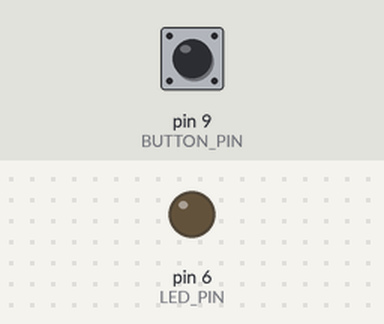
This sketch was run on a simulated Arduino Uno, built with avr-gcc and run on an emulated ATmega328P. Shown: output pins drawn as LEDs (lit = HIGH). The test bench sets the inputs (shaded band); at power-on: pin 9 (BUTTON_PIN) LOW.

Above: at 1.2 s.
1.3 s: pin 9 (BUTTON_PIN) pulled HIGH for 0.15 s
At 2.3 s:
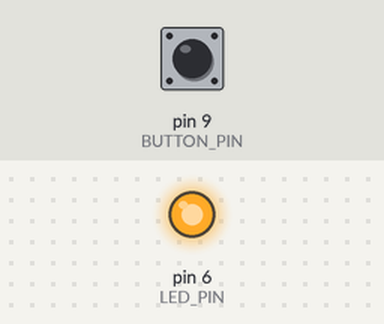
4.4 s: pin 9 (BUTTON_PIN) pulled HIGH for 1 s
At 8.1 s:
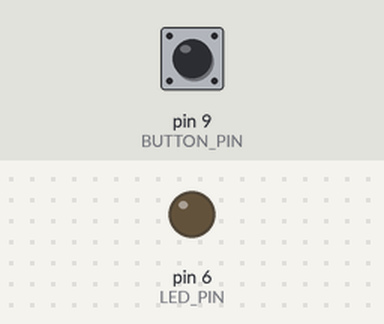
8.4 s: pin 9 (BUTTON_PIN) pulled HIGH for 3.2 s
At 9.6 s:
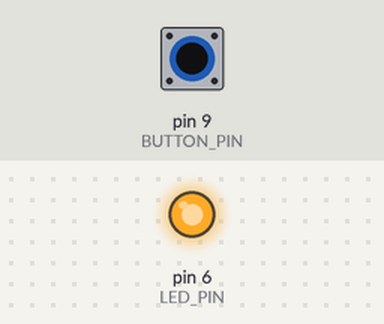
Timing chart, 0 to 12.8 s (numbered marks = the images above; inputs shaded):
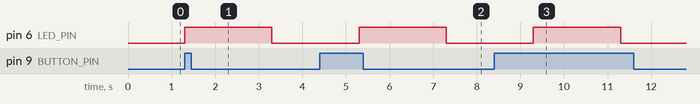

Measured:
- after the input at 1.3 s, pin 6 (LED_PIN): LOW → HIGH at once, → LOW 2.0 s later
- after the input at 4.4 s, pin 6 (LED_PIN): LOW → HIGH after 0.90 s, → LOW 2.0 s later
- after the input at 8.4 s, pin 6 (LED_PIN): LOW → HIGH after 0.90 s, → LOW 2.0 s later

The sketch:

project1d.ino
```cpp
// Use a PWM pin in order to control LED brightness
const int LED_PIN = 6;
const int BUTTON_PIN = 9;

void setup()
{
    pinMode(LED_PIN, OUTPUT);
    pinMode(BUTTON_PIN, INPUT);
}

void loop()
{
    if (digitalRead(BUTTON_PIN) == HIGH)
    {
        flashLed(LED_PIN, 2000);
    }
}

void flashLed(int ledPin, int duration)
{
    digitalWrite(ledPin, HIGH);
    delay(duration);
    digitalWrite(ledPin, LOW);
    delay(duration);
}

void pulseLed(int ledPin, int duration)
{
    int interval = duration / 255;

    for (int brightness = 0; brightness <= 255; brightness++)
    {
        analogWrite(ledPin, brightness);
        delay(interval);
    }

    for (int brightness = 255; brightness >= 0; brightness--)
    {
        analogWrite(ledPin, brightness);
        delay(interval);
    }
}
```
